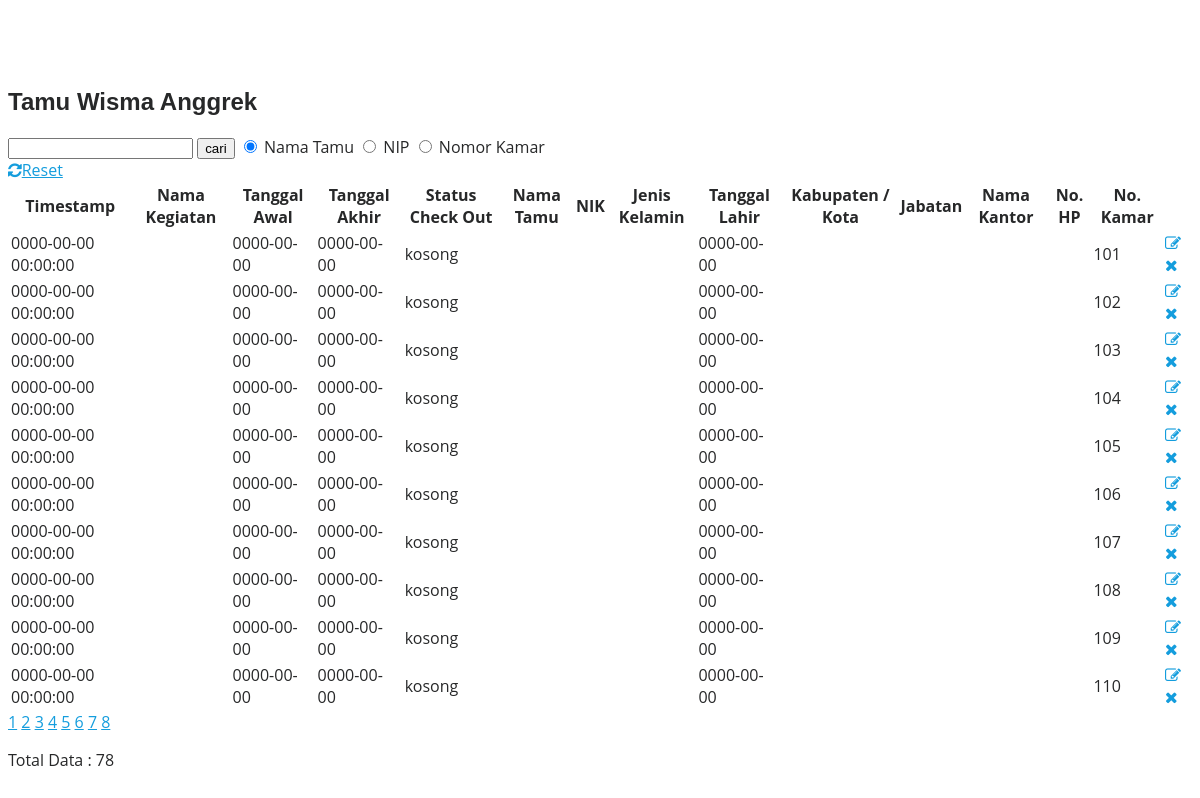
/tabel_anggrek.php, run on an earlier commit of the app's database.
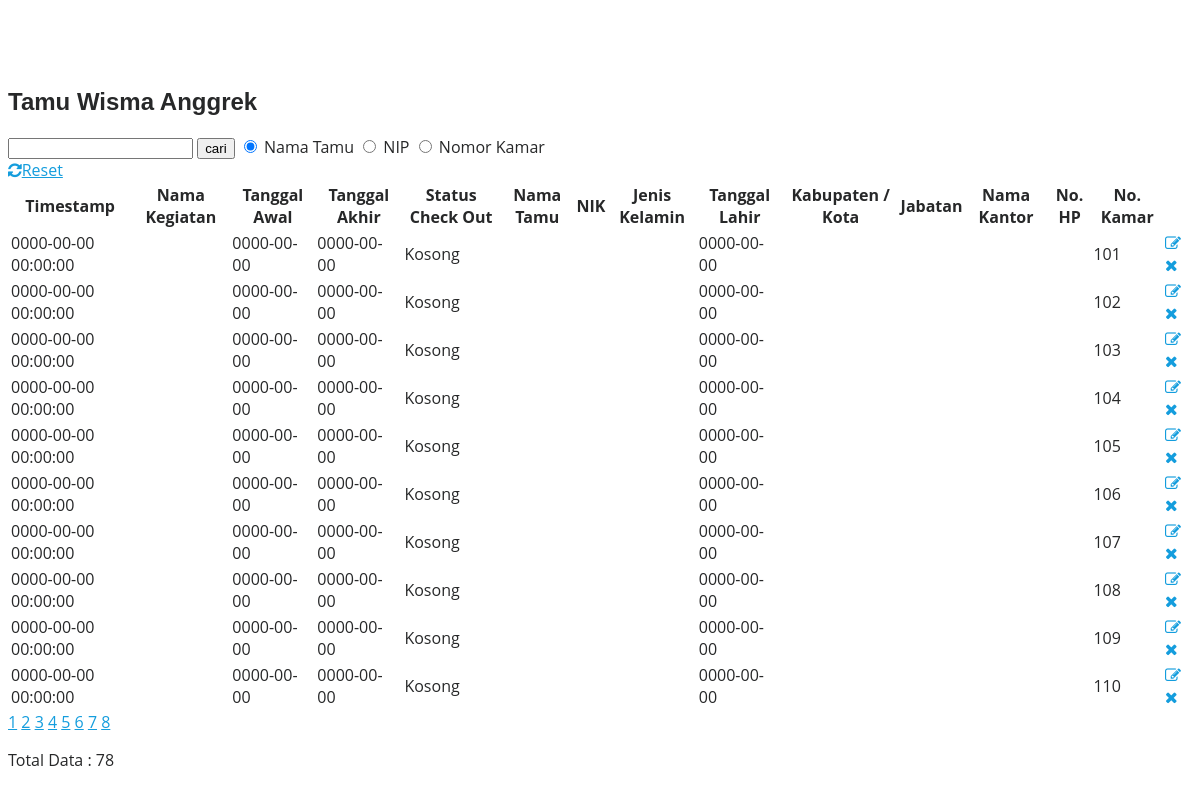
And on a later commit of the database.
### tables this page shows
CREATE TABLE `anggrek` (
  `timestamp` datetime NOT NULL,
  `nama_kegiatan` varchar(100) NOT NULL,
  `tanggal_awal` date NOT NULL,
  `tanggal_akhir` date NOT NULL,
  `statusco` enum('Terisi','Kosong') NOT NULL,
  `nama_tamu` varchar(100) NOT NULL,
  `nik` varchar(20) NOT NULL,
  `jenis_kelamin` enum('pria','wanita') NOT NULL,
  `tanggal_lahir` date NOT NULL,
  `kota` varchar(100) NOT NULL,
  `jabatan` varchar(100) NOT NULL,
  `nama_kantor` varchar(100) NOT NULL,
  `no_hp` varchar(13) NOT NULL,
  `nomor_kamar` int(4) NOT NULL
);

### tabel_anggrek.php (the view, shortened to what the changed rows need)
<?php
	require 'koneksi.php';
?>
<!doctype html>
<html lang="en">
<head>
	<link rel="stylesheet" href="https://stackpath.bootstrapcdn.com/font-awesome/4.7.0/css/font-awesome.min.css">
	<link rel="stylesheet" href="css/style.css">
</head>
<body>
	<section class="ftco-section">
		<div class="container">
			<div class="row justify-content-center">
				<div class="col-md-6 text-center mb-5">
					<h2 class="heading-section">Tamu Wisma Anggrek</h2>
				</div>
			</div>
			<div class="row">
				<div class="col-md-12">
					<div class="table-wrap">
						<table class="table">
						    <thead class="thead-dark">
                                <tr>
                                <th>Timestamp</th>
                                <th>Nama Kegiatan</th>
                                <th>Tanggal Awal</th>
                                <th>Tanggal Akhir</th>
                                <th>Status Check Out</th>
                                <th>Nama Tamu</th>
                                <th>NIK</th>
                                <th>Jenis Kelamin</th>
                                <th>Tanggal Lahir</th>
                                <th>Kabupaten / Kota</th>
                                <th>Jabatan</th>
                                <th>Nama Kantor</th>
                                <th>No. HP</th>
                                <th>No. Kamar</th>
                                <th>&nbsp;</th>
                                </tr>
						    </thead>
						    <tbody>
                                <?php
                                        $hal=10;
                                        $page=isset($_GET['hal'])?(int)$_GET['hal']:1;
                                        $start=($page>1)?($page*$hal)-$hal:0;
                                        if(isset($_GET['cari'])){
                                            $cari = $_GET['cari'];
                                            $sql = "SELECT * FROM anggrek WHERE nama_tamu like '%".$cari."%'";
                                            $sql1 = "SELECT * FROM anggrek WHERE nama_tamu LIKE '%$cari%' limit $start,$hal";
                                        } else {
                                            $sql1 = "SELECT * FROM anggrek limit $start,$hal";
                                        }
                                        if (isset($_GET['cari']) && isset($_GET['kategori'])) {
                                                $cari = $_GET['cari'];
                                                if ($_GET['kategori'] == 'cariNama') {
                                                    $sql = "SELECT * FROM anggrek WHERE nama_tamu LIKE '%$cari%'";
                                                    $sql1 = "SELECT * FROM anggrek WHERE nama_tamu LIKE '%$cari%' limit $start,$hal";
                                                } elseif ($_GET['kategori'] == 'cariNIP') {
                                                    $sql = "SELECT * FROM anggrek WHERE nip LIKE '%$cari%'";
                                                    $sql1 = "SELECT * FROM anggrek WHERE nip LIKE '%$cari%' limit $start,$hal";
                                                } else {
                                                    $sql = "SELECT * FROM anggrek WHERE nomor_kamar LIKE '%$cari%'";
                                                    $sql1 = "SELECT * FROM anggrek WHERE nomor_kamar LIKE '%$cari%' limit $start,$hal";
                                                    }
                                            } else {
                                                $sql1 = "SELECT * FROM anggrek limit $start,$hal";
                                            }
                                            $query1 = mysqli_query($db, $sql1);
                                ?>
                                <?php while($list=mysqli_fetch_array($query1)) :
                                ?>
                                <tr class="alert" role="alert">
                                    <td><?= $list['timestamp']; ?></td>
                                    <td><?= $list['nama_kegiatan']; ?></td>
                                    <td><?= $list['tanggal_awal']; ?></td>
                                    <td><?= $list['tanggal_akhir']; ?></td>
                                    <td><?= $list['statusco']; ?></td>
                                    <td><?= $list['nama_tamu']; ?></td>
                                    <td><?= $list['nik']; ?></td>
                                    <td><?= $list['jenis_kelamin']; ?></td>
                                    <td><?= $list['tanggal_lahir']; ?></td>
                                    <td><?= $list['kota']; ?></td>
                                    <td><?= $list['jabatan']; ?></td>
                                    <td><?= $list['nama_kantor']; ?></td>
                                    <td><?= $list['no_hp']; ?></td>
                                    <td><?= $list['nomor_kamar']; ?></td>
                                    <td>
                                        <a class="edit" aria-label="close" href="form_anggrek.php?nomor_kamar=<?=$list['nomor_kamar']; ?>" onclick="return edit(event)">
                                        <span aria-hidden="true"><i class="fa fa-edit"></i></span>
                                        </a>
                                        <a class="edit" aria-label="close" href="hapus_anggrek.php?nomor_kamar=<?=$list['nomor_kamar']; ?>" onclick="return hapus(event)">
                                        <span aria-hidden="true"><i class="fa fa-close"></i></span>
                                        </a>
                                    </td>
                                </tr>
							    <?php endwhile; ?>
						    </tbody>
						</table>
					</div>
				</div>
			</div>
		</div>
	</section>
</body>
</html>

What changed in the data, as far as the page shows it:
changed anggrek id 101: statusco "kosong" → "Kosong"
changed anggrek id 102: statusco "kosong" → "Kosong"
changed anggrek id 103: statusco "kosong" → "Kosong"
changed anggrek id 104: statusco "kosong" → "Kosong"
changed anggrek id 105: statusco "kosong" → "Kosong"
changed anggrek id 106: statusco "kosong" → "Kosong"
changed anggrek id 107: statusco "kosong" → "Kosong"
changed anggrek id 108: statusco "kosong" → "Kosong"
changed anggrek id 109: statusco "kosong" → "Kosong"
changed anggrek id 110: statusco "kosong" → "Kosong"
